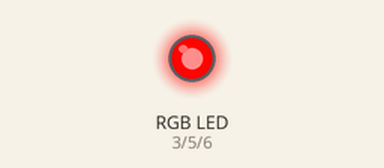
A sketch run on a simulated Arduino Uno, built with avr-gcc and run on an emulated ATmega328P. Shown: an RGB LED mixed from three pins (HIGH = lit). Dim RGB values are drawn brighter than linear.

Above: at 0.05 s.
At 0.9 s:
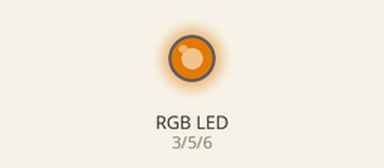
At 1.8 s:
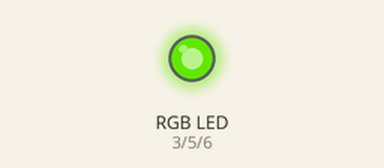
At 3.6 s:
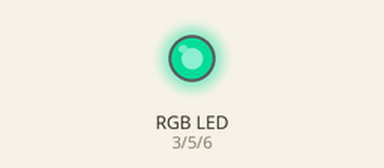
At 5.35 s:
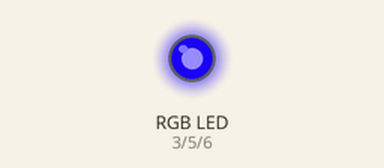
At 7.15 s:
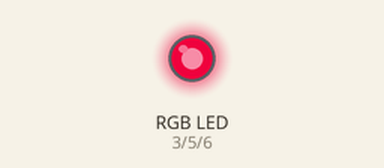
Timing chart, 0 to 10.0 s (numbered marks = the images above):
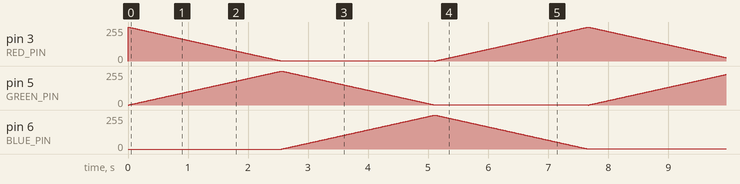

The sketch:

RGBLed.ino
```cpp
/*
  RGB Led

  source - https://github.com/rgroszewski/arduino-tutorials/blob/master/Lesson04%20-%20RGB%20Led/RGBLed.ino
 */

#define RED_PIN   3
#define GREEN_PIN 5
#define BLUE_PIN  6
#define DELAY     10

void setup() {
  pinMode(RED_PIN, OUTPUT);
  pinMode(GREEN_PIN, OUTPUT);
  pinMode(BLUE_PIN, OUTPUT);
  analogWrite(RED_PIN, 255);
  analogWrite(GREEN_PIN, 0);
  analogWrite(BLUE_PIN, 0);
}

void loop() {
  for (int i=0; i<255; i++) {
    analogWrite(RED_PIN, 255-i);
    analogWrite(GREEN_PIN, i);
    delay(DELAY);
  }

  for (int i=0; i<255; i++) {
    analogWrite(GREEN_PIN, 255-i);
    analogWrite(BLUE_PIN, i);
    delay(DELAY);
  }

  for (int i=0; i<255; i++) {
    analogWrite(BLUE_PIN, 255-i);
    analogWrite(RED_PIN, i);
    delay(DELAY);
  }
}
```
